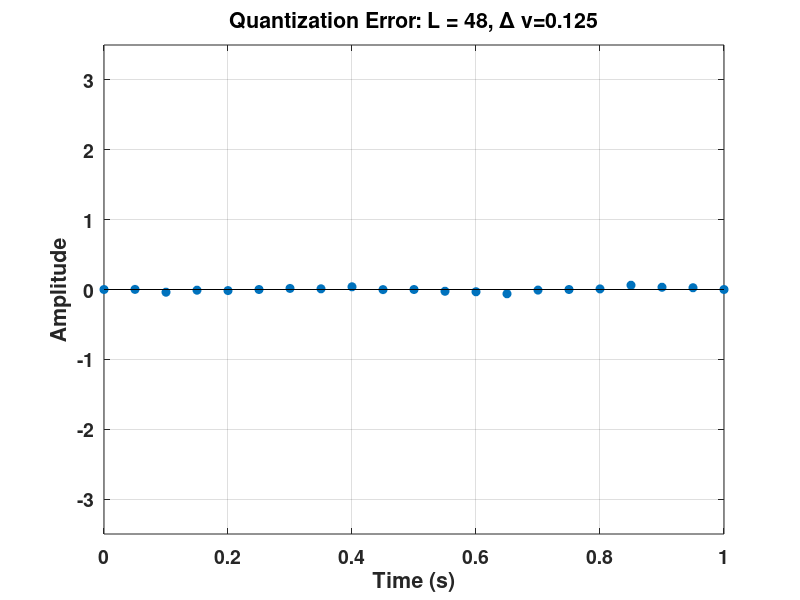
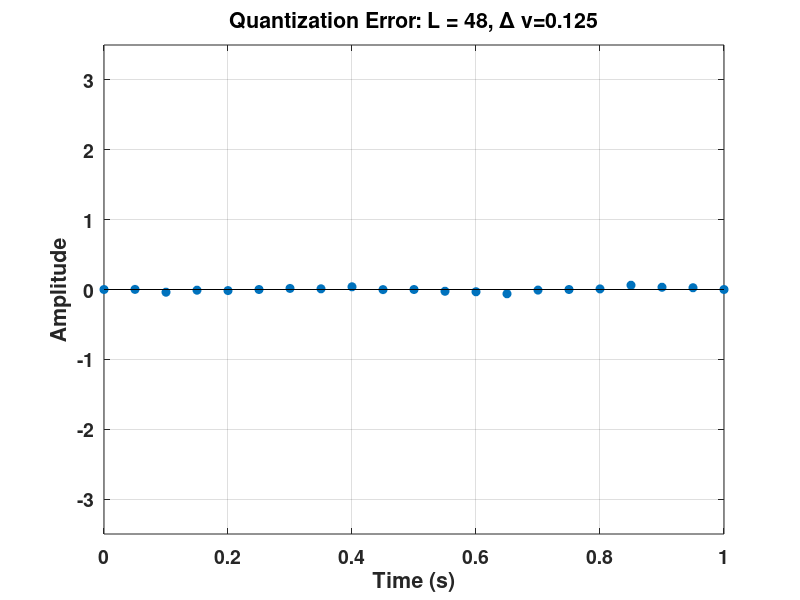
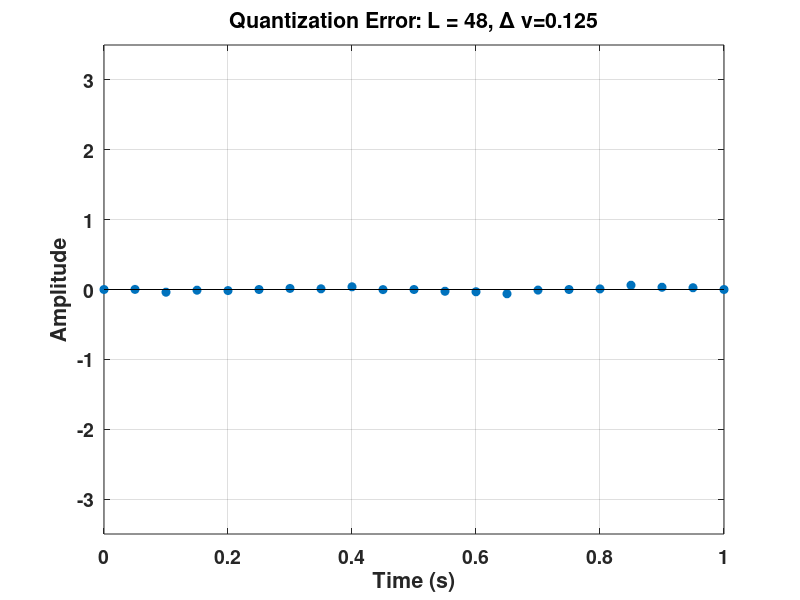
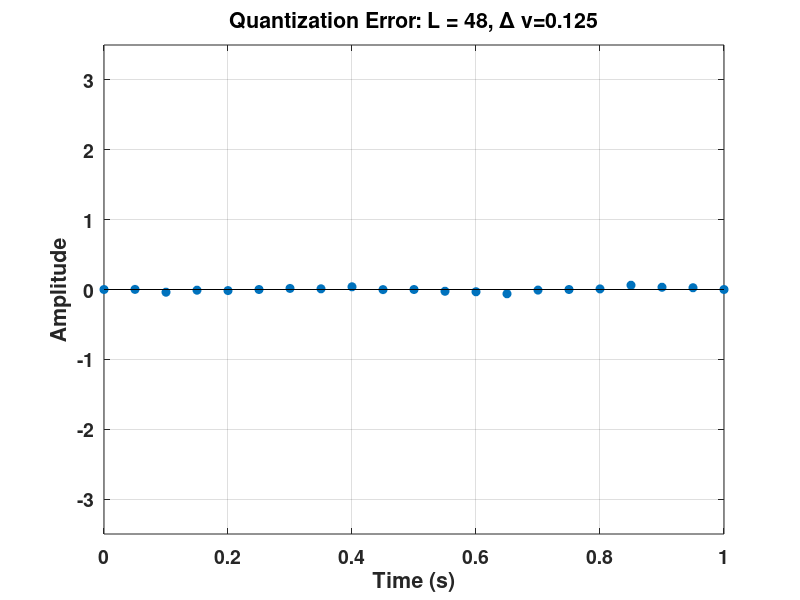

Write the MATLAB code that produced these figures, in order.
close all;
clear all;
clc;

t = linspace(0,1,2048);
tk = 0:0.05:1;

%setup the original signal
x = cos(2*pi*1*t) + 2*sin(2*pi*2*t);
xkOrig = cos(2*pi*1*tk) + 2*sin(2*pi*2*tk);

%quantize to L = numel(unique(xk)) levels
xk = 1*round(xkOrig/1);
%xk(xk<-2.5) = -2.5;

%compute L and deltaV for this quantization amount
L      = numel(unique(xk));
deltaV = median(diff(unique(xk)));

figure;
plot(t,x,'linewidth',2);
hold on;
grid on;
set(gca,'fontsize',14,'fontweight','bold');
xlabel('Time (s)');
ylabel('Amplitude')
hStem = stem(tk,xk,'filled');
set(hStem,'color','r');
legend('x(t)','Quantized samples of x(t)');
ylim([-3.5 3.5]);
title(['Quantization Example: m_{p}=3, L = ' num2str(L) ', \Delta v=' num2str(deltaV)]);


figure;
stem(tk,xkOrig-xk,'filled');
set(gca,'fontsize',14,'fontweight','bold');
xlabel('Time (s)');
ylabel('Amplitude')
title('Quantization Error: L = 6, \Delta v=1')
ylim([-3.5 3.5]);
grid on;



%quantize more
xk = 0.5*round(xkOrig/0.5);

%compute L and deltaV for this quantization amount
L      = numel(unique(xk));
deltaV = median(diff(unique(xk)));

figure;
plot(t,x,'linewidth',2);
hold on;
grid on;
set(gca,'fontsize',14,'fontweight','bold');
xlabel('Time (s)');
ylabel('Amplitude')
hStem = stem(tk,xk,'filled');
set(hStem,'color','r');
legend('x(t)','Quantized samples of x(t)');
ylim([-3.5 3.5]);
title(['Quantization Example: m_{p}=3, L = ' num2str(L) ', \Delta v=' num2str(deltaV)]);

figure;
stem(tk,xkOrig-xk,'filled');
set(gca,'fontsize',14,'fontweight','bold');
xlabel('Time (s)');
ylabel('Amplitude')
title('Quantization Error: L = 12, \Delta v=0.5')
ylim([-3.5 3.5]);
grid on;


%quantize more
xk = 0.125*round(xkOrig/0.125);

%compute L and deltaV for this quantization amount
L      = numel(unique(xk));
deltaV = median(diff(unique(xk)));

figure;
plot(t,x,'linewidth',2);
hold on;
grid on;
set(gca,'fontsize',14,'fontweight','bold');
xlabel('Time (s)');
ylabel('Amplitude')
hStem = stem(tk,xk,'filled');
set(hStem,'color','r');
legend('x(t)','Quantized samples of x(t)');
ylim([-3.5 3.5]);
title(['Quantization Example: m_{p}=3, L = ' num2str(L) ', \Delta v=' num2str(deltaV)]);

figure;
stem(tk,xkOrig-xk,'filled');
set(gca,'fontsize',14,'fontweight','bold');
xlabel('Time (s)');
ylabel('Amplitude')
title('Quantization Error: L = 48, \Delta v=0.125')
ylim([-3.5 3.5]);
grid on;


 savefig('quantizing01.pdf', 1,'pdf');
 savefig('quantizing01error.pdf', 2,'pdf');
 
 savefig('quantizing02.pdf', 3,'pdf');
 savefig('quantizing02error.pdf', 4,'pdf');
 
 savefig('quantizing03.pdf', 5,'pdf');
 savefig('quantizing03error.pdf', 6,'pdf');
